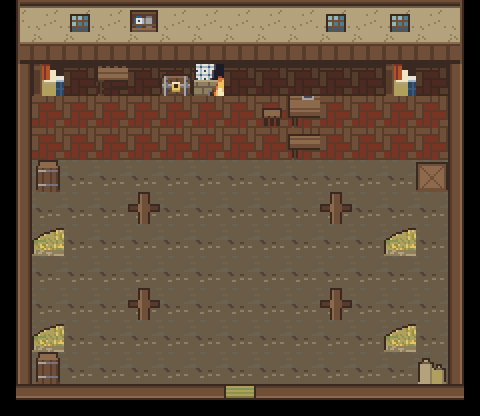

This is a level from a 2D game, rendered from its Tiled map with the project's own tilesets. A one-line summary and the complete map file follow:
An orthogonal 15x13 tile map with 32x32 px tiles, 2 tile layers (ground, furniture).

<map version="1.10" tiledversion="1.12.0" orientation="orthogonal" renderorder="right-down" width="15" height="13" tilewidth="32" tileheight="32" infinite="0" nextlayerid="3" nextobjectid="1">
 <tileset firstgid="1" source="interior.tsx" />
 <layer id="1" name="ground" width="15" height="13">
  <data encoding="csv">
13,11,11,11,11,11,11,11,11,11,11,11,11,11,15,
14,12,12,12,12,12,12,12,12,12,12,12,12,12,16,
5,2,2,2,2,2,2,2,2,2,2,2,2,2,6,
5,1,1,1,1,1,1,1,1,1,1,1,1,1,6,
5,1,1,1,1,1,1,1,1,1,1,1,1,1,6,
5,3,3,3,3,3,3,3,3,3,3,3,3,3,6,
5,3,3,3,3,3,3,3,3,3,3,3,3,3,6,
5,3,3,3,3,3,3,3,3,3,3,3,3,3,6,
5,3,3,3,3,3,3,3,3,3,3,3,3,3,6,
5,3,3,3,3,3,3,3,3,3,3,3,3,3,6,
5,3,3,3,3,3,3,3,3,3,3,3,3,3,6,
5,3,3,3,3,3,3,3,3,3,3,3,3,3,6,
8,7,7,7,7,7,7,10,7,7,7,7,7,7,9
</data>
 </layer>
 <layer id="2" name="furniture" width="15" height="13">
  <data encoding="csv">
0,0,22,0,31,0,0,0,0,0,22,0,22,0,0,
0,0,0,0,0,0,0,0,0,0,0,0,0,0,0,
0,24,0,32,0,20,21,0,0,0,0,0,24,0,0,
0,0,0,0,0,0,0,0,19,18,0,0,0,0,0,
0,0,0,0,0,0,0,0,0,25,0,0,0,0,0,
0,28,0,0,0,0,0,0,0,0,0,0,0,30,0,
0,0,0,0,26,0,0,0,0,0,26,0,0,0,0,
0,27,0,0,0,0,0,0,0,0,0,0,27,0,0,
0,0,0,0,0,0,0,0,0,0,0,0,0,0,0,
0,0,0,0,26,0,0,0,0,0,26,0,0,0,0,
0,27,0,0,0,0,0,0,0,0,0,0,27,0,0,
0,28,0,0,0,0,0,0,0,0,0,0,0,29,0,
0,0,0,0,0,0,0,0,0,0,0,0,0,0,0
</data>
 </layer>
</map>
